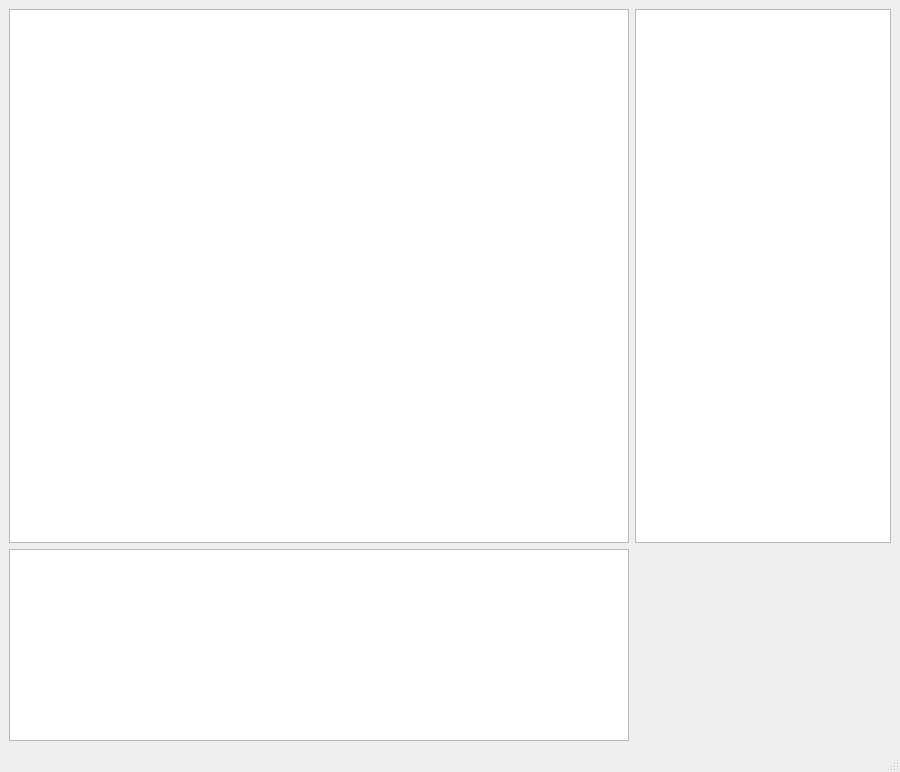
<?xml version="1.0" encoding="UTF-8"?>
<ui version="4.0">
 <class>MainWindow</class>
 <widget class="QMainWindow" name="MainWindow">
  <property name="geometry">
   <rect>
    <x>0</x>
    <y>0</y>
    <width>900</width>
    <height>772</height>
   </rect>
  </property>
  <property name="windowTitle">
   <string>MainWindow</string>
  </property>
  <widget class="QWidget" name="centralwidget">
   <layout class="QGridLayout" name="gridLayout">
    <item row="0" column="0">
     <widget class="Mpl2DGraph" name="graphicsView_2DSlice">
      <property name="sizePolicy">
       <sizepolicy hsizetype="Expanding" vsizetype="Expanding">
        <horstretch>0</horstretch>
        <verstretch>0</verstretch>
       </sizepolicy>
      </property>
     </widget>
    </item>
    <item row="0" column="1">
     <widget class="QGraphicsView" name="graphicsView_sliceX">
      <property name="sizePolicy">
       <sizepolicy hsizetype="Preferred" vsizetype="Expanding">
        <horstretch>0</horstretch>
        <verstretch>0</verstretch>
       </sizepolicy>
      </property>
     </widget>
    </item>
    <item row="1" column="0">
     <widget class="QGraphicsView" name="graphicsView_sliceY">
      <property name="sizePolicy">
       <sizepolicy hsizetype="Expanding" vsizetype="Preferred">
        <horstretch>0</horstretch>
        <verstretch>0</verstretch>
       </sizepolicy>
      </property>
     </widget>
    </item>
   </layout>
  </widget>
  <widget class="QMenuBar" name="menubar">
   <property name="geometry">
    <rect>
     <x>0</x>
     <y>0</y>
     <width>900</width>
     <height>25</height>
    </rect>
   </property>
  </widget>
  <widget class="QStatusBar" name="statusbar"/>
 </widget>
 <customwidgets>
  <customwidget>
   <class>Mpl2DGraph</class>
   <extends>QGraphicsView</extends>
   <header>sliceviewwidgets.h</header>
  </customwidget>
 </customwidgets>
 <resources/>
 <connections/>
</ui>
